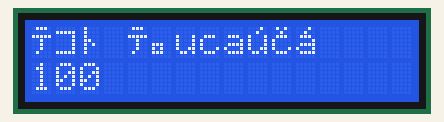
A sketch run on a simulated Arduino Uno, built with avr-gcc and run on an emulated ATmega328P. Parts: 16×2 character LCD.

Above: at 0.26 s.
At 4.97 s:
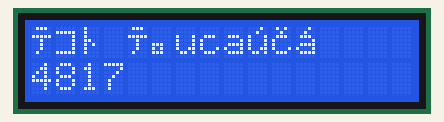
At 9.7 s:
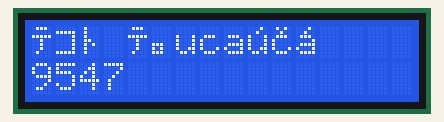
At 19.99 s:
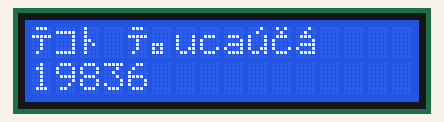
At 29.66 s:
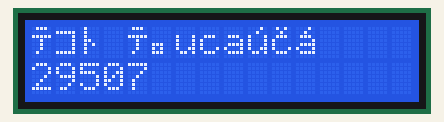
At 39.65 s:
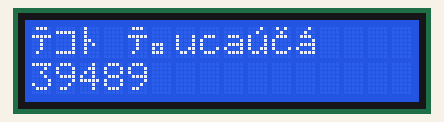

The sketch:

LCD_I2C_HelloWorld.ino
```cpp
// (licence header left out)
#include <Wire.h>
#include <LCD.h>
#include <LiquidCrystal_I2C.h>

LiquidCrystal_I2C  lcd(0x27,2,1,0,4,5,6,7); // 0x27 is the I2C bus address for an unmodified backpack

byte ut[8] = {
  0b00010,
  0b00100,
  0b10001,
  0b10001,
  0b10001,
  0b10011,
  0b01101,
  0b00000
};

byte ct[8] = {
  0b01010,
  0b00100,
  0b01110,
  0b10000,
  0b10000,
  0b10001,
  0b01110,
  0b00000
};

byte pa[8] = {
  0b00010,
  0b00100,
  0b01110,
  0b00001,
  0b01111,
  0b10001,
  0b01111,
  0b00000
};

void setup()
{
  // activate LCD module
  lcd.begin (16,2); // for 16 x 2 LCD module
  lcd.setBacklightPin(3,POSITIVE);
  lcd.setBacklight(HIGH);
  // create a new character
  lcd.createChar(0, ut);
  lcd.createChar(1, ct);
  lcd.createChar(2, pa);
}


void loop()
{
  lcd.home (); // set cursor to 0,0
  lcd.print("účáuca");
  lcd.write(byte(0));
  lcd.write(byte(1));
  lcd.write(byte(2));
  lcd.setCursor (0,1);        // go to start of 2nd line
  lcd.print(millis());
}
```
